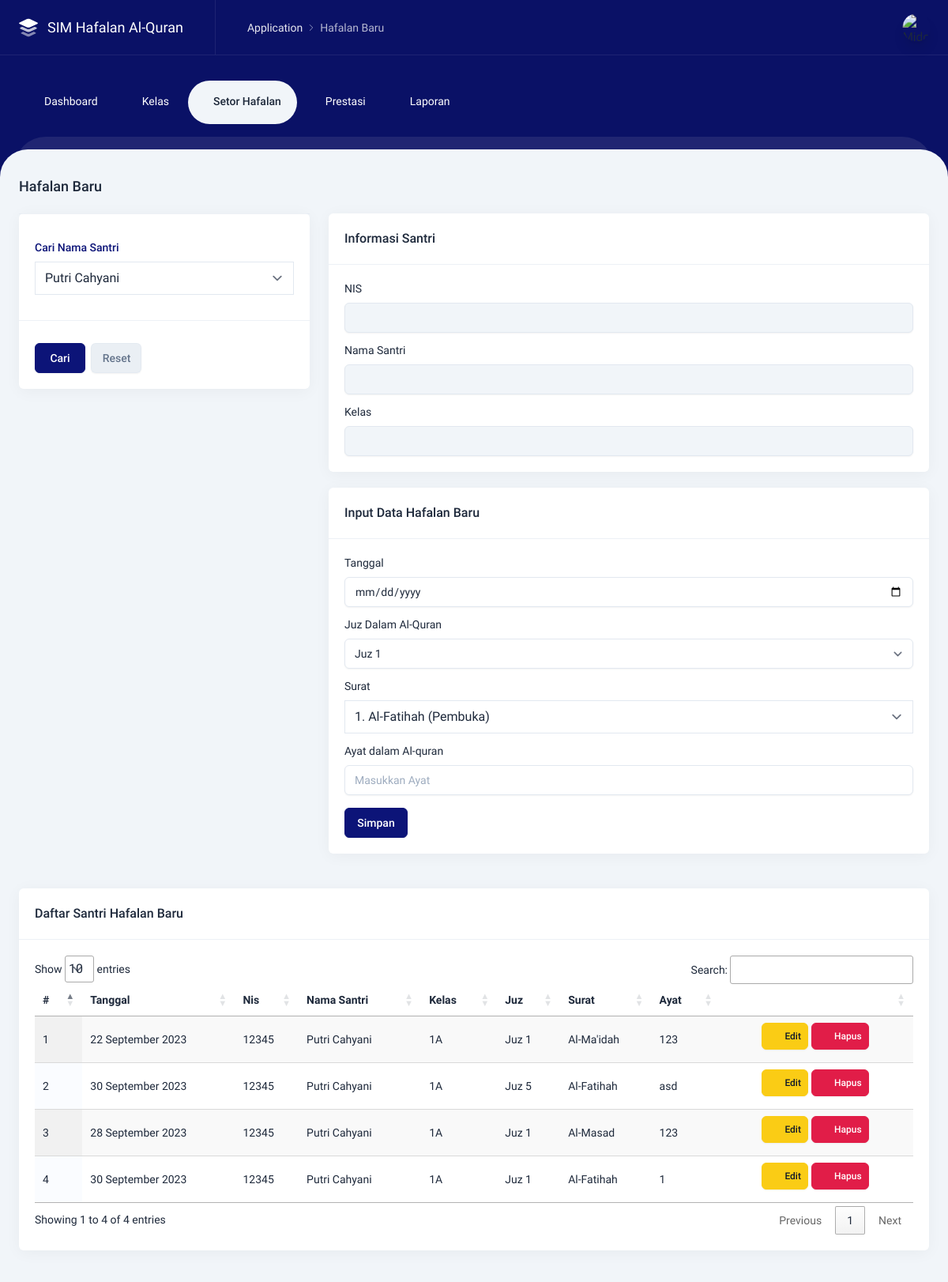
Page /admin/hafalan-baru.php (signed in) on the committed database.
### tables this page shows
CREATE TABLE `tb_hafalan_baru` (
  `id` int NOT NULL,
  `id_santri` int NOT NULL,
  `tanggal` varchar(15) NOT NULL,
  `juz` varchar(100) NOT NULL,
  `surat` varchar(100) NOT NULL,
  `ayat` varchar(100) NOT NULL,
  `created_at` varchar(100) NOT NULL,
  `updated_at` varchar(100) NOT NULL
);

CREATE TABLE `tb_santri` (
  `id` bigint UNSIGNED NOT NULL,
  `nis` varchar(20) NOT NULL,
  `kelas` varchar(255) NOT NULL,
  `nama` varchar(255) NOT NULL,
  `tempatlahir` varchar(255) NOT NULL,
  `tanggallahir` varchar(255) NOT NULL,
  `nama_ortu` varchar(255) NOT NULL,
  `no_hp` varchar(255) NOT NULL,
  `alamat` varchar(255) NOT NULL,
  `created_at` varchar(40) DEFAULT NULL,
  `updated_at` varchar(40) DEFAULT NULL
);

### admin/hafalan-baru.php (the view, shortened to what this page needs)
<?php
$title = 'Hafalan Baru';
include 'layouts/header.php';
include 'layouts/navbar.php';
?>
<div class="content content--top-nav">
  <div class="intro-y flex flex-col sm:flex-row items-center mt-8">
    <h2 class="text-lg font-medium mr-auto"><?= $title ?> </h2>
  </div>
  <div class="grid grid-cols-12 gap-6">
    <div class="col-span-12 lg:col-span-4 md:col-span-5 2xl:col-span-4 flex lg:block flex-col-reverse">
      <div class="intro-y box mt-5">
        <div class="p-5 border-t border-slate-200/60 dark:border-darkmode-400">
          <div class="mt-3 mb-3">
            <label for="idsantri" class="form-label flex items-center text-primary font-medium">Cari Nama
              Santri</label>
            <select id="idsantri" name="idsantri" data-search="true" class="tom-select w-full">
              <?php
              $query = "SELECT * FROM tb_santri";
              $hasil = mysqli_query($koneksi, $query);
              while ($row = mysqli_fetch_assoc($hasil)) {
                echo "<option value='".$row['id']."'>".$row['nama']."</option> ";
              }
              ?>
            </select>
          </div>
        </div>
        <div class="p-5 border-t border-slate-200/60 dark:border-darkmode-400 flex">
          <div class="mt-2 xl:mt-0">
            <button id="tabulator-html-filter-go" type="button" class="btn btn-primary w-full sm:w-16"
              onclick="cariSantri()">Cari</button>
            <a href="hafalan-baru" class="btn btn-secondary w-full sm:w-16 mt-2 sm:mt-0 sm:ml-1">Reset</a>
          </div>
        </div>
      </div>
    </div>
    <div class="col-span-12 lg:col-span-8 md:col-span-5 2xl:col-span-8">
      <div class="intro-y box mt-5">
        <div class="flex items-center p-5 border-b border-slate-200/60 dark:border-darkmode-400">
          <h2 class="font-medium text-base mr-auto">
            Informasi Santri
          </h2>
        </div>
        <div class="p-5">
          <div class="grid grid-cols-12 gap-x-5">
            <div class="col-span-12 xl:col-span-6">
              <div>
                <label for="nis" class="form-label">NIS</label>
                <input id="nis" name="nis" type="text" class="form-control" value="" disabled>
              </div>
              <div class="mt-3">
                <label for="nama_santri" class="form-label">Nama Santri</label>
                <input id="nama" name="nama" type="text" class="form-control" value="" disabled>
              </div>
            </div>
            <div class="col-span-12 xl:col-span-6">
              <div class="mt-3 xl:mt-0">
                <label for="kelas_santri" class="form-label">Kelas</label>
                <input id="kelas" name="kelas" type="text" class="form-control" value="" disabled>
              </div>
            </div>
          </div>
        </div>
      </div>
      <div class="intro-y box mt-5">
        <div class="flex items-center p-5 border-b border-slate-200/60 dark:border-darkmode-400">
          <h2 class="font-medium text-base mr-auto">
            Input Data Hafalan Baru
          </h2>
        </div>
        <div class="p-5">
          <form action="hafalanbaru_app/tambah" method="post">
            <div class="grid grid-cols-12 gap-x-5">
              <div class="col-span-12 xl:col-span-6">
                <div>
                  <label for="tanggal" class="form-label">Tanggal</label>
                  <input id="tanggal" name="tanggal" type="date" class="form-control" placeholder="Input text" value="" required>
                </div>
                <div class="mt-3">
                  <label for="juz" class="form-label">Juz Dalam Al-Quran</label>
                  <select id="juz" name="juz" class="form-select" required>
                    <?php
                  for ($i = 1; $i <= 30; $i++) {
                  echo "<option value='Juz $i'>Juz $i</option>";
                  }
                  ?>
                  </select>
                </div>
              </div>
              <div class="col-span-12 xl:col-span-6">
                <div class="mt-3 xl:mt-0">
                  <label for="surat" class="form-label">Surat</label>
                  <select id="surat" name="surat" data-search="true" class="tom-select w-full" required>
                    <option value="Al-Fatihah">1. Al-Fatihah (Pembuka)</option>
                  </select>
                </div>
                <div class="mt-3">
                  <label for="ayat" class="form-label">Ayat dalam Al-quran</label>
                  <input id="ayat" type="text" name="ayat" class="form-control" placeholder="Masukkan Ayat" required>
                </div>
              </div>
            </div>
            <div class="flex justify-end mt-4">
              <button type="submit" class="btn btn-primary w-20 mr-auto">Simpan</button>
            </div>
          </form>
        </div>
      </div>
    </div>
    <div class="col-span-12 lg:col-span-12 md:col-span-5 2xl:col-span-12">
      <div class="intro-y box mt-5">
        <div class="overflow-x-auto">
          <div class="flex items-center p-5 border-b border-slate-200/60 dark:border-darkmode-400">
            <h2 class="font-medium text-base mr-auto">
              Daftar Santri Hafalan Baru
            </h2>
          </div>
          <div class="p-5">
            <div class="grid grid-cols-12 gap-x-5">
              <div class="col-span-12 xl:col-span-12">
                <table id="example" class="display">
                  <thead>
                    <tr>
                      <th>#</th>
                      <th>Tanggal</th>
                      <th>Nis</th>
                      <th>Nama Santri</th>
                      <th>Kelas</th>
                      <th>Juz</th>
                      <th>Surat</th>
                      <th>Ayat</th>
                      <th></th>
                    </tr>
                  </thead>
                  <tbody>
                    <?php
                $nomor_urut = 1;
                $query = "SELECT h.*, s.nis, s.kelas, s.nama FROM tb_hafalan_baru h INNER JOIN tb_santri s ON h.id_santri = s.id ORDER BY h.updated_at DESC";
                $hasil = mysqli_query($koneksi, $query);
                foreach ($hasil as $data) : ?>
                    <tr>
                      <td><?= $nomor_urut ?></td>
                      <td> <?= date('d F Y', strtotime($data['tanggal'])) ?></td>
                      <td><?= $data['nis'] ?></td>
                      <td><?= $data['nama'] ?></td>
                      <td><?= $data['kelas'] ?></td>
                      <td><?= $data['juz'] ?></td>
                      <td><?= $data['surat'] ?></td>
                      <td><?= $data['ayat'] ?></td>
                      <td class="table-report__action w-56">
                        <div class="flex justify-center items-center">
                          <a href="javascript:;" data-tw-toggle="modal"
                            data-tw-target="#edit-hafalanbaru<?=$data['id']?>"
                            class="btn btn-warning btn-sm mr-1 mb-2"><i data-lucide="edit" class="w-5 h-5"></i>
                            Edit</a>
                          <a href="javascript:;" data-tw-toggle="modal" data-tw-target="#delete-modal-preview<?= $data['id']?>"
                            class="btn btn-danger btn-sm mr-1 mb-2"><i data-lucide="trash" class="w-5 h-5"></i>
                            Hapus</a>
                        </div>
                      </td>
                    </tr>
                    <?php $nomor_urut++; endforeach; ?>
                  </tbody>
                </table>
              </div>
            </div>
          </div>
        </div>
      </div>
    </div>
  </div>
</div>
<?php
include 'layouts/footer.php';
?>

### admin/layouts/header.php (shortened to what this page needs)
<!DOCTYPE html>
<html lang="en" class="light">
<head>
	<link rel="stylesheet" href="../assets/dist/css/app.css" />
	<link rel="stylesheet" href="../assets/dist/dataTables/jquery.dataTables.min.css" />
</head>
<body class="py-5 md:py-0 bg-black/[0.15] dark:bg-transparent">

### admin/layouts/navbar.php (shortened to what this page needs)
<div
    class="top-bar-boxed border-b border-white/[0.08] mt-12 md:mt-0 -mx-3 sm:-mx-8 md:mx-0 px-3 sm:px-8 md:px-6 mb-10 md:mb-8">
    <div class="h-full flex items-center">
        <a href="" class="-intro-x hidden md:flex">
            <img class="w-6" src="../assets/dist/images/logo.svg">
            <span class="text-white text-lg ml-3"> SIM Hafalan Al-Quran</span>
        </a>
        <nav aria-label="breadcrumb" class="-intro-x h-full mr-auto">
            <ol class="breadcrumb breadcrumb-light">
                <li class="breadcrumb-item"><a href="#">Application</a></li>
                <li class="breadcrumb-item active" aria-current="page"><?= $title ?></li>
            </ol>
        </nav>
        <div class="intro-x dropdown w-8 h-8">
            <div class="dropdown-toggle w-8 h-8 rounded-full overflow-hidden shadow-lg image-fit zoom-in scale-110"
                role="button" aria-expanded="false" data-tw-toggle="dropdown">
                <img alt="Midone - HTML Admin Template" src="../assets/img/anonim.png">
            </div>
        </div>
    </div>
</div>
<nav class="top-nav">
    <ul>
        <li>
            <a href="index" class="top-menu <?php if($title == 'Dashboard') echo 'top-menu--active' ?>">
                <div class="top-menu__title"> Dashboard</div>
            </a>
        </li>
        <li>
            <a href="./kelas"
                class="top-menu <?php if($title == 'Kelas' OR $title == 'Santri') echo 'top-menu--active' ?>">
                <div class="top-menu__title"> Kelas</div>
            </a>
        </li>
        <li>
            <a href="javascript:;" class="top-menu <?php if($title == 'Murojaah' OR $title == 'Hafalan Baru') echo 'top-menu--active' ?>">
                <div class="top-menu__title"> Setor Hafalan  </div>
            </a>
        </li>
        <li>
            <a href="./prestasi" class="top-menu <?php if($title == 'Prestasi') echo 'top-menu--active' ?>">
                <div class="top-menu__title"> Prestasi</div>
            </a>
        </li>
        <li>
            <a href="javascript:;" class="top-menu <?php if($title == 'Laporan Hafalan' OR $title == 'Laporan Rekap') echo 'top-menu--active' ?>">
                <div class="top-menu__title"> Laporan  </div>
            </a>
        </li>
    </ul>
</nav>

### admin/layouts/footer.php (shortened to what this page needs)
</body>
</html>

### rows in the picture
tb_hafalan_baru: tanggal "22 September 2023", id_santri.nis "12345", id_santri.nama "Putri Cahyani", id_santri.kelas "1A", juz "Juz 1", surat "Al-Ma'idah", ayat "123"
tb_hafalan_baru: tanggal "30 September 2023", id_santri.nis "12345", id_santri.nama "Putri Cahyani", id_santri.kelas "1A", juz "Juz 5", surat "Al-Fatihah", ayat "asd"
tb_hafalan_baru: tanggal "28 September 2023", id_santri.nis "12345", id_santri.nama "Putri Cahyani", id_santri.kelas "1A", juz "Juz 1", surat "Al-Masad", ayat "123"
tb_hafalan_baru: tanggal "30 September 2023", id_santri.nis "12345", id_santri.nama "Putri Cahyani", id_santri.kelas "1A", juz "Juz 1", surat "Al-Fatihah", ayat "1"

### other values in the picture
$title "Hafalan Baru"
form field idsantri "Putri Cahyani"
